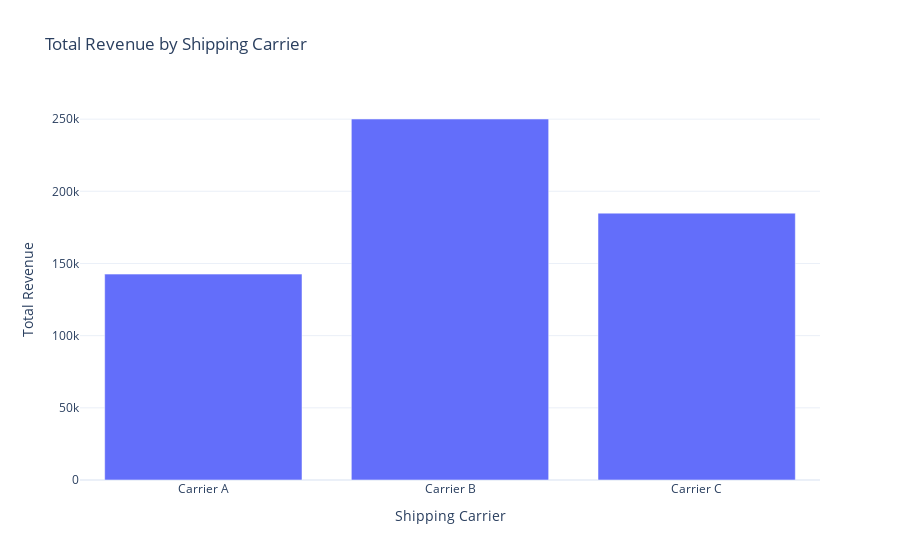

Notebook cell for this chart:
### Markdown cell above
So 45% of the business comes from skincare products, 29.5% from haircare, and 25.5% from cosmetics. Now let's have a look at the total revenue generated from shipping carriers:

### Code cell
total_revenue=df.groupby('Shipping carriers')['Revenue generated'].sum().reset_index()
fig=go.Figure()
fig.add_trace(go.Bar(x=total_revenue['Shipping carriers'],
                     y=total_revenue['Revenue generated']))
fig.update_layout(title='Total Revenue by Shipping Carrier',
                  xaxis_title='Shipping Carrier',
                  yaxis_title='Total Revenue')
fig.show()

### Figure 1 — Plotly figure (JSON) as saved in the notebook; plotly's stock layout.template omitted (floating-point values rounded to 4 significant figures)
{"data": [{"type": "bar", "x": ["Carrier A", "Carrier B", "Carrier C"], "y": [142600.0, 250100.0, 184900.0]}], "layout": {"title": {"text": "Total Revenue by Shipping Carrier"}, "xaxis": {"title": {"text": "Shipping Carrier"}}, "yaxis": {"title": {"text": "Total Revenue"}}}}
